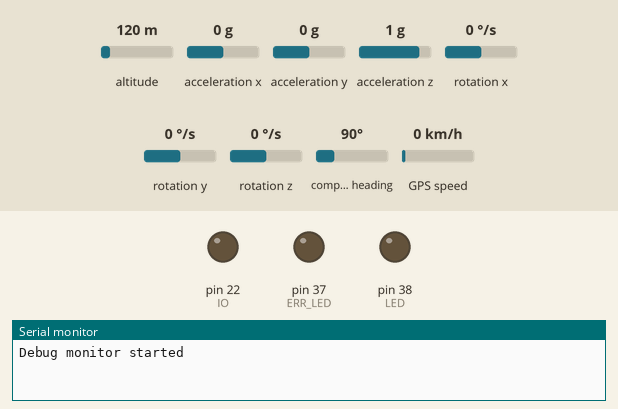
The sketch below on a simulated Arduino Mega 2560, built for the host (arithmetic inside an expression is 32-bit, double 64-bit). Parts: output pins drawn as LEDs (lit = HIGH), the last lines printed to the serial monitor. Wiring (inferred from the names in the program): MPU-6050 motion sensor at I2C address 0x68. The inputs (shaded band) are chosen by the test bench; at power-on: altitude 120 m, acceleration x 0 g, acceleration y 0 g, acceleration z 1 g, rotation x 0 °/s, rotation y 0 °/s, rotation z 0 °/s, compass heading 90°, GPS speed 0 km/h. Storage starts empty; the GPS gets a fix after 3 s at 37.7749, -122.4194 with 8 satellites.

Above: at 0.1 s.
At 3.1 s:
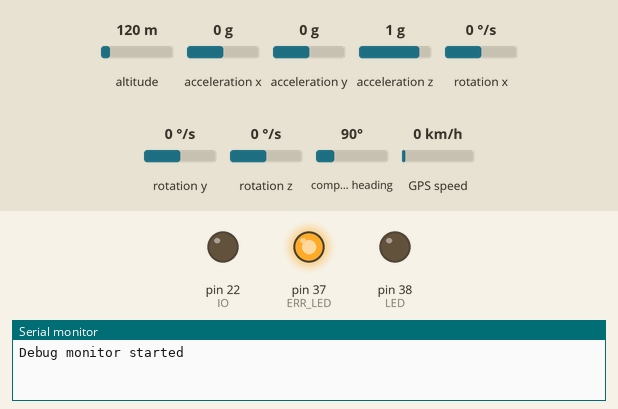
At 6.6 s:
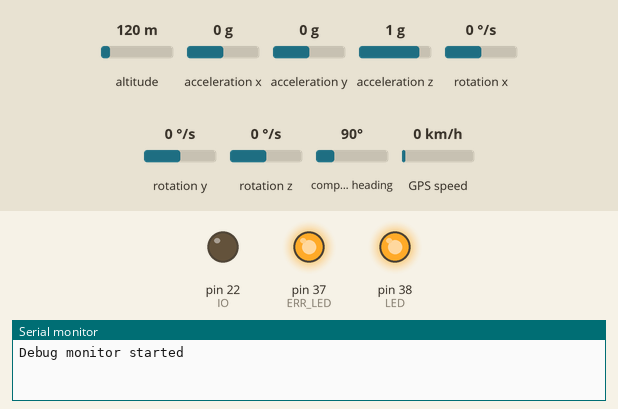
At 8.1 s:
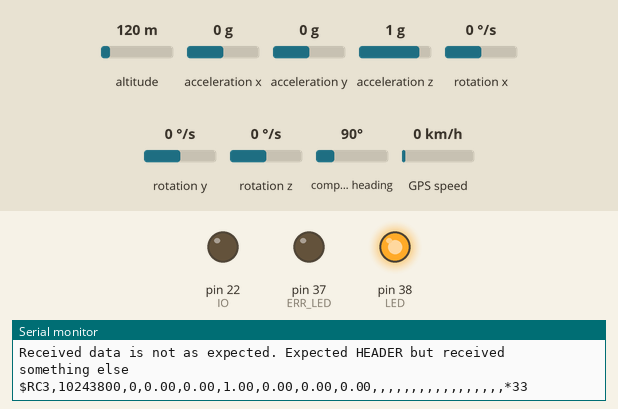
Timing chart, 0 to 9.6 s (numbered marks = the images above):
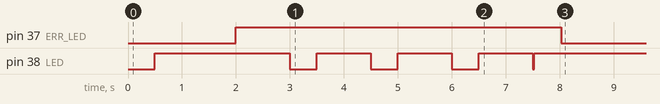

The sketch:

receive_2.ino
```cpp
#include <Wire.h>
#include <SPI.h>
#include <SD.h>
#include <TinyGPS++.h>

// The TinyGPS++ object
TinyGPSPlus gps;


#define LED 38
#define ERR_LED 37

#define LED_ON LOW
#define LED_OFF HIGH

#define IO 22
#define IO_TRANSMIT HIGH
#define IO_RECEIVE LOW

#define FL 0x95
#define FR 0xA3
#define HEAD 0xFF

enum state {
  HEADER,
  FROM,
  DATA_HIGH_A,
  DATA_LOW_A,
  DATA_HIGH_B,
  DATA_LOW_B,
  DATA_HIGH_C,
  DATA_LOW_C,
  TO
};

// flags
byte errorCode = 0x00;
int counter = 0;

enum state myState;

unsigned long time;
unsigned long tseconds;
unsigned long tminutes;
unsigned long seconds;
unsigned long millisec;

unsigned long prevTime_30 = 0;
unsigned long prevTime_100 = 0;
unsigned long nowTime = 0;

// Tire Temp Comms
boolean breakNow = false;
byte fromAddress;
byte toAddress;
byte high_A;
byte low_A;
byte high_B;
byte low_B;
byte high_C;
byte low_C;
int tempAvg[3];//Tin, Tmid, Tout
int TEMP_a;
int TEMP_b;
int TEMP_c;
//double TEMP_A = 0;
//double TEMP_B = 0;
//double tempFactor = 0.02;
long time_taken;
long start_time;
float lat0;
float lng0;
unsigned long gpsTime;
float gpsSpeed;
int FL_in = 0;
int FL_mid = 0;
int FL_out = 0;
int FR_in = 0;
int FR_mid = 0;
int FR_out = 0;


// IMU Variables
const int MPU_addr = 0x68;
int16_t AcX, AcY, AcZ, Tmp, GyX, GyY, GyZ;
String xacc, yacc, zacc, gyrox, gyroy, gyroz;

// SD Card Variables
File myFile;
const int chipSelect = 53;
int i = 0;
String j = "stuff";
String k = ".csv";
String l = j + i + k;// file name.csv
// Bluetooth
uint16_t count = 0;

void setup()
{
  Serial.begin(115200);
  Serial2.begin(9600);//bluetooth
  Serial3.begin(9600);//GPS
  Serial.println("Debug monitor started");

  // Hearbeat LED
  pinMode(LED, OUTPUT);
  digitalWrite(LED, LED_ON);
  delay(500);
  digitalWrite(LED, LED_OFF);

  delay(1000);

  // Error LED
  pinMode(ERR_LED, OUTPUT);
  digitalWrite(ERR_LED, LED_ON);
  delay(500);
  digitalWrite(ERR_LED, LED_OFF);

  delay(1000);

  Serial1.begin(115200);
  digitalWrite(LED, LED_ON);
  delay(500);
  digitalWrite(LED, LED_OFF);

  delay(1000);

  // I/O control for serial comms
  pinMode(IO, OUTPUT);
  digitalWrite(LED, LED_ON);
  delay(500);
  digitalWrite(LED, LED_OFF);

  delay(1000);

  // Set up i2c comms with IMU
  Wire.begin();
  Wire.beginTransmission(MPU_addr);
  Wire.write(0x6B);  // PWR_MGMT_1 register
  Wire.write(0);     // set to zero (wakes up the MPU-6050)
  Wire.endTransmission(true);
  digitalWrite(LED, LED_ON);
  delay(500);
  digitalWrite(LED, LED_OFF);

  delay(1000);

  digitalWrite(LED, LED_ON);
  Serial.print("Initializing SD Card...");
  if (!SD.begin(chipSelect)) {
    Serial.println("SD Initialization failed. Insert SD card and press reset");
    while (1);
  }
  Serial.println("SD Initialization Complete!");
  myFile = SD.open(l, FILE_WRITE);
  if (myFile) {
    myFile.println("Day,Month,Year,Hour,Minutes,Seconds,Milliseconds,Lat,Long,GPS Speed,AcX,AcY,AcZ,GyX,GyY,GyZ,FL Outer,FL Inner,FR Outer,FR Inner,Error");
  }
  myFile.close();
  digitalWrite(LED, LED_OFF);
  delay(500);
  toAddress = 0xC1;
}

String checksum(String str)
{
  byte checksum = 0x00;
  const char* buf = str.c_str();
  for (int i = 1; i < strlen(buf) - 1; i++) {
    checksum ^= str[i];
  }
  return String((checksum <= 0x0f ? "0" : "") + String(checksum, HEX));
}
void displayInfo()
{
  String str = "$RC3," + String(gpsTime) + "," + String(count++) + "," + xacc + "," + yacc + "," + zacc + "," + gyrox + "," + gyroy + "," + gyroz + ",,"; //$RC3,[time],[count],[xacc],[yacc],[zacc],[gyrox],[gyroy],[gyroz],[rpm/d1],
  str += ",,,,,,,,,,,,,,,*"; //[d2],[a1],[a2],[a3],[a4],[a5],[a6],[a7],[a8],[a9],[a10],[a11],[a12],[a13],[a14],[a15]*
  Serial.println(str + checksum(str));
  Serial2.println(str + checksum(str));
}


void loop()
{
  nowTime = millis();

  if ((nowTime - prevTime_30) >= 30) {
    readTires();
    readIMU();
    storeSD();
    prevTime_30 = millis();
  }

  nowTime = millis();

  if ((nowTime - prevTime_100) >= 100) {
    readGPS();
    displayInfo();//BLUETOOTH
    storeSD();
    prevTime_100 = millis();
  }
}

void convertTime(unsigned long times)
{
  millisec  = times % 1000;
  tseconds = times / 1000;
  tminutes = tseconds / 60;
  seconds = tseconds % 60;
}
void calculateTemp1() {
  TEMP_a = (int)(((high_A ) << 4) + low_A);//may have to shift 8bit instead of 4
  TEMP_b = (int)(((high_B ) << 4) + low_B);
  TEMP_c = (int)(((high_C ) << 4) + low_C);
  Serial.print(TEMP_a);
  Serial.print(',');
  Serial.print(TEMP_b);
  Serial.print(',');
  Serial.println(TEMP_c);

  if (fromAddress == FL) {
    FL_in = TEMP_a;
    FL_mid = TEMP_b;
    FL_out = TEMP_c;
    Serial.print("FL_in: ");
    Serial.print(FL_in);
    Serial.print(" | FL_mid: ");
    Serial.print(FL_mid);
    Serial.print(" | FL_out: ");
    Serial.print(FL_out);
    Serial.println();
  }

  else if (fromAddress == FR) {
    FR_in = TEMP_a;
    FR_mid = TEMP_b;
    FR_out = TEMP_c;
    Serial.print("FR_in: ");
    Serial.print(FR_in);
    Serial.print(" | FR_mid: ");
    Serial.print(FR_mid);
    Serial.print(" | FR_out: ");
    Serial.print(FR_out);
    Serial.println();
  }

  fromAddress = 0;
  high_A = 0;
  low_A = 0;
  high_B = 0;
  low_B = 0;
}
void readTires()
{
  while (Serial1.available() > 0) {
    if (Serial1.available() >= 63) {
      errorCode = 0x01;
      Serial.println("Overflow Error");
      digitalWrite(ERR_LED, LED_ON);
    }
    readSerial(Serial1.read());
    counter = 0;
  }

  if (toAddress == 0xC1) {
    digitalWrite(IO, IO_TRANSMIT);
    Serial1.write(FL);
    Serial1.flush();
    digitalWrite(IO, IO_RECEIVE);
    toAddress = 0;
  }
}

void readSerial(byte p) {

  if (p == HEAD) {
    if (myState != HEADER) {
      errorCode = 0x02;
      Serial.println("Received data is not as expected. Did not expect HEADER.");
      digitalWrite(ERR_LED, LED_ON);
    }
    myState = HEADER;
  }

  switch (myState) {

    case HEADER:
      if (p == HEAD) {
        myState = FROM;
      }
      else {
        errorCode = 0x03;
        Serial.println("Received data is not as expected. Expected HEADER but received something else");
        digitalWrite(ERR_LED, LED_ON);
      }
      break;

    case FROM:
      myState = DATA_HIGH_A;
      fromAddress = p;
      break;

    case DATA_HIGH_A:
      myState = DATA_LOW_A;
      high_A = p;
      break;

    case DATA_LOW_A:
      myState = DATA_HIGH_B;
      low_A = p;
      break;

    case DATA_HIGH_B:
      myState = DATA_LOW_B;
      high_B = p;
      break;

    case DATA_LOW_B:
      myState = DATA_HIGH_C;
      low_B = p;
      //Serial.println(byte(low_B));
      break;
    case DATA_HIGH_C:
      //Serial.println("good5");
      myState = DATA_LOW_C;
      high_C = p;
      //Serial.println(byte(high_C));
      break;
    case DATA_LOW_C:
      //Serial.println("good6");
      myState = TO;
      low_C = p;
      //Serial.println(byte(low_C));
      break;
    case TO:
      toAddress = p;
      myState = HEADER;
      calculateTemp1();
      break;
  }
}

//void calculateTemp() {
//  TEMP_A = (double)(((high_A & 0x007F) << 8) + low_A);
//  TEMP_A = (TEMP_A * tempFactor) - 0.01;
//  TEMP_A = TEMP_A - 273.15;
//
//  TEMP_B = (double)(((high_B & 0x007F) << 8) + low_B);
//  TEMP_B = (TEMP_B * tempFactor) - 0.01;
//  TEMP_B = TEMP_B - 273.15;
//
//  if (fromAddress == FL) {
//    FL_A = TEMP_A;
//    FL_B = TEMP_B;
//    Serial.print("FL_A: ");
//    Serial.print(FL_A);
//    Serial.print(" | FL_B: ");
//    Serial.print(FL_B);
//    Serial.println();
//  }
//
//  else if (fromAddress == FR) {
//    FR_A = TEMP_A;
//    FR_B = TEMP_B;
//    Serial.print("FR_A: ");
//    Serial.print(FR_A);
//    Serial.print(" | FR_B: ");
//    Serial.print(FR_B);
//    Serial.println();
//  }
//
//  fromAddress = 0;
//  high_A = 0;
//  low_A = 0;
//  high_B = 0;
//  low_B = 0;
//}

void readIMU()
{
  Wire.beginTransmission(MPU_addr);
  Wire.write(0x3B);  // starting with register 0x3B (ACCEL_XOUT_H)
  Wire.endTransmission(false);
  Wire.requestFrom(MPU_addr, 14, true); // request a total of 14 registers

  AcX = Wire.read() << 8 | Wire.read(); // 0x3B (ACCEL_XOUT_H) & 0x3C (ACCEL_XOUT_L)
  AcY = Wire.read() << 8 | Wire.read(); // 0x3D (ACCEL_YOUT_H) & 0x3E (ACCEL_YOUT_L)
  AcZ = Wire.read() << 8 | Wire.read(); // 0x3F (ACCEL_ZOUT_H) & 0x40 (ACCEL_ZOUT_L)

  Tmp = Wire.read() << 8 | Wire.read(); // 0x41 (TEMP_OUT_H) & 0x42 (TEMP_OUT_L)

  GyX = Wire.read() << 8 | Wire.read(); // 0x43 (GYRO_XOUT_H) & 0x44 (GYRO_XOUT_L)
  GyY = Wire.read() << 8 | Wire.read(); // 0x45 (GYRO_YOUT_H) & 0x46 (GYRO_YOUT_L)
  GyZ = Wire.read() << 8 | Wire.read(); // 0x47 (GYRO_ZOUT_H) & 0x48 (GYRO_ZOUT_L)

  xacc = (float)AcX / 16384, 3;
  yacc = (float)AcY / 16384, 3;
  zacc = (float)AcZ / 16384, 3;
  gyrox = (float)GyX / 131, 3;
  gyroy = (float)GyY / 131, 3;
  gyroz = (float)GyZ / 131, 3;
}

void storeSD()
{
  myFile = SD.open(l, FILE_WRITE);
  if (myFile) {
    myFile.print(gps.date.month());
    myFile.print(F(","));
    myFile.print(gps.date.day());
    myFile.print(F(","));
    myFile.print(gps.date.year());
    myFile.print(F(","));
    if (gps.time.hour() < 10) myFile.print(F("0"));
    myFile.print(gps.time.hour());
    myFile.print(F(","));
    if (gps.time.minute() < 10) myFile.print(F("0"));
    myFile.print(gps.time.minute());
    myFile.print(F(","));
    if (gps.time.second() < 10) myFile.print(F("0"));
    myFile.print(gps.time.second());
    myFile.print(F(","));
    if (gps.time.centisecond() < 10) myFile.print(F("0"));
    myFile.print(gps.time.centisecond());
    myFile.print(F(","));
    myFile.print(lat0);
    myFile.print(F(","));
    myFile.print(lng0);
    myFile.print(F(","));
    myFile.print(gpsSpeed);
    myFile.print(",");
    myFile.print(xacc);
    myFile.print(",");
    myFile.print(yacc);
    myFile.print(",");
    myFile.print(zacc);
    myFile.print(",");
    myFile.print(gyrox);
    myFile.print(",");
    myFile.print(gyrox);
    myFile.print(",");
    myFile.print(gyrox);
    myFile.print(",");
    myFile.print(FL_in);
    myFile.print(",");
    myFile.print(FL_mid);
    myFile.print(",");
    myFile.print(FL_out);
    myFile.print(",");
    myFile.print(FR_in);
    myFile.print(",");
    myFile.print(FR_mid);
    myFile.print(",");
    myFile.print(FR_out);
    myFile.println();
  }
  myFile.close();
}

void readGPS()
{ while (Serial3.available() > 0)
    if (gps.encode(Serial3.read())) {
      if (gps.location.isValid())
      {
        gpsTime = gps.time.value();
        lat0 = (gps.location.lat(), 6);
        lng0 = (gps.location.lng(), 6);
        gpsSpeed = gps.speed.kmph();
      }
      if (millis() > 5000 && gps.charsProcessed() < 10)
      {
        Serial.println("No GPS detected: check wiring.");
        while (true);
      }
    }
}
```

Measured:
- by itself, pin 37 (ERR_LED): HIGH → LOW at 8.0 s
